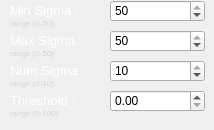
                       <widget class="QWidget" name="greenMehod3">
                        <property name="sizePolicy">
                         <sizepolicy hsizetype="Fixed" vsizetype="Expanding">
                          <horstretch>0</horstretch>
                          <verstretch>0</verstretch>
                         </sizepolicy>
                        </property>
                        <property name="minimumSize">
                         <size>
                          <width>0</width>
                          <height>100</height>
                         </size>
                        </property>
                        <widget class="QLabel" name="label_43">
                         <property name="geometry">
                          <rect>
                           <x>10</x>
                           <y>0</y>
                           <width>95</width>
                           <height>22</height>
                          </rect>
                         </property>
                         <property name="text">
                          <string>&lt;html&gt;&lt;head/&gt;&lt;body&gt;&lt;p&gt;&lt;span style=&quot; font-size:10pt; color:#ffffff;&quot;&gt;Min Sigma :&lt;/span&gt;&lt;/p&gt;&lt;/body&gt;&lt;/html&gt;</string>
                         </property>
                        </widget>
                        <widget class="QSpinBox" name="txtGreenMinSigma">
                         <property name="geometry">
                          <rect>
                           <x>110</x>
                           <y>0</y>
                           <width>95</width>
                           <height>22</height>
                          </rect>
                         </property>
                         <property name="maximum">
                          <number>50</number>
                         </property>
                         <property name="value">
                          <number>50</number>
                         </property>
                        </widget>
                        <widget class="QLabel" name="label_44">
                         <property name="geometry">
                          <rect>
                           <x>10</x>
                           <y>30</y>
                           <width>95</width>
                           <height>22</height>
                          </rect>
                         </property>
                         <property name="text">
                          <string>&lt;html&gt;&lt;head/&gt;&lt;body&gt;&lt;p&gt;&lt;span style=&quot; font-size:10pt; color:#ffffff;&quot;&gt;Max Sigma :&lt;/span&gt;&lt;/p&gt;&lt;/body&gt;&lt;/html&gt;</string>
                         </property>
                        </widget>
                        <widget class="QSpinBox" name="txtGreenMaxSigma">
                         <property name="geometry">
                          <rect>
                           <x>110</x>
                           <y>30</y>
                           <width>95</width>
                           <height>22</height>
                          </rect>
                         </property>
                         <property name="maximum">
                          <number>50</number>
                         </property>
                         <property name="value">
                          <number>50</number>
                         </property>
                        </widget>
                        <widget class="QLabel" name="label_45">
                         <property name="geometry">
                          <rect>
                           <x>10</x>
                           <y>60</y>
                           <width>95</width>
                           <height>22</height>
                          </rect>
                         </property>
                         <property name="text">
                          <string>&lt;html&gt;&lt;head/&gt;&lt;body&gt;&lt;p&gt;&lt;span style=&quot; font-size:10pt; color:#ffffff;&quot;&gt;Num Sigma :&lt;/span&gt;&lt;/p&gt;&lt;/body&gt;&lt;/html&gt;</string>
                         </property>
                        </widget>
                        <widget class="QSpinBox" name="txtGreenNumSigma">
                         <property name="geometry">
                          <rect>
                           <x>110</x>
                           <y>60</y>
                           <width>95</width>
                           <height>22</height>
                          </rect>
                         </property>
                         <property name="maximum">
                          <number>10</number>
                         </property>
                         <property name="value">
                          <number>10</number>
                         </property>
                        </widget>
                        <widget class="QLabel" name="label_46">
                         <property name="geometry">
                          <rect>
                           <x>10</x>
                           <y>90</y>
                           <width>95</width>
                           <height>22</height>
                          </rect>
                         </property>
                         <property name="text">
                          <string>&lt;html&gt;&lt;head/&gt;&lt;body&gt;&lt;p&gt;&lt;span style=&quot; font-size:10pt; color:#ffffff;&quot;&gt;Threshold :&lt;/span&gt;&lt;/p&gt;&lt;/body&gt;&lt;/html&gt;</string>
                         </property>
                        </widget>
                        <widget class="QDoubleSpinBox" name="txtGreenThreshold2">
                         <property name="geometry">
                          <rect>
                           <x>110</x>
                           <y>90</y>
                           <width>95</width>
                           <height>22</height>
                          </rect>
                         </property>
                        </widget>
                        <widget class="QLabel" name="label_49">
                         <property name="geometry">
                          <rect>
                           <x>10</x>
                           <y>105</y>
                           <width>95</width>
                           <height>16</height>
                          </rect>
                         </property>
                         <property name="autoFillBackground">
                          <bool>false</bool>
                         </property>
                         <property name="styleSheet">
                          <string notr="true">.QLabel{
background-color: rgba(0,0,0,0);
}</string>
                         </property>
                         <property name="text">
                          <string>&lt;html&gt;&lt;head/&gt;&lt;body&gt;&lt;p&gt;&lt;span style=&quot; font-size:6pt; color:#d3d7cf;&quot;&gt;range (0-100)&lt;/span&gt;&lt;/p&gt;&lt;/body&gt;&lt;/html&gt;</string>
                         </property>
                        </widget>
                        <widget class="QLabel" name="label_52">
                         <property name="geometry">
                          <rect>
                           <x>10</x>
                           <y>15</y>
                           <width>95</width>
                           <height>16</height>
                          </rect>
                         </property>
                         <property name="autoFillBackground">
                          <bool>false</bool>
                         </property>
                         <property name="styleSheet">
                          <string notr="true">.QLabel{
background-color: rgba(0,0,0,0);
}</string>
                         </property>
                         <property name="text">
                          <string>&lt;html&gt;&lt;head/&gt;&lt;body&gt;&lt;p&gt;&lt;span style=&quot; font-size:6pt; color:#d3d7cf;&quot;&gt;range (0-50)&lt;/span&gt;&lt;/p&gt;&lt;/body&gt;&lt;/html&gt;</string>
                         </property>
                        </widget>
                        <widget class="QLabel" name="label_53">
                         <property name="geometry">
                          <rect>
                           <x>10</x>
                           <y>45</y>
                           <width>95</width>
                           <height>16</height>
                          </rect>
                         </property>
                         <property name="autoFillBackground">
                          <bool>false</bool>
                         </property>
                         <property name="styleSheet">
                          <string notr="true">.QLabel{
background-color: rgba(0,0,0,0);
}</string>
                         </property>
                         <property name="text">
                          <string>&lt;html&gt;&lt;head/&gt;&lt;body&gt;&lt;p&gt;&lt;span style=&quot; font-size:6pt; color:#d3d7cf;&quot;&gt;range (0-50)&lt;/span&gt;&lt;/p&gt;&lt;/body&gt;&lt;/html&gt;</string>
                         </property>
                        </widget>
                        <widget class="QLabel" name="label_54">
                         <property name="geometry">
                          <rect>
                           <x>10</x>
                           <y>75</y>
                           <width>95</width>
                           <height>16</height>
                          </rect>
                         </property>
                         <property name="autoFillBackground">
                          <bool>false</bool>
                         </property>
                         <property name="styleSheet">
                          <string notr="true">.QLabel{
background-color: rgba(0,0,0,0);
}</string>
                         </property>
                         <property name="text">
                          <string>&lt;html&gt;&lt;head/&gt;&lt;body&gt;&lt;p&gt;&lt;span style=&quot; font-size:6pt; color:#d3d7cf;&quot;&gt;range (0-10)&lt;/span&gt;&lt;/p&gt;&lt;/body&gt;&lt;/html&gt;</string>
                         </property>
                        </widget>
                       </widget>
